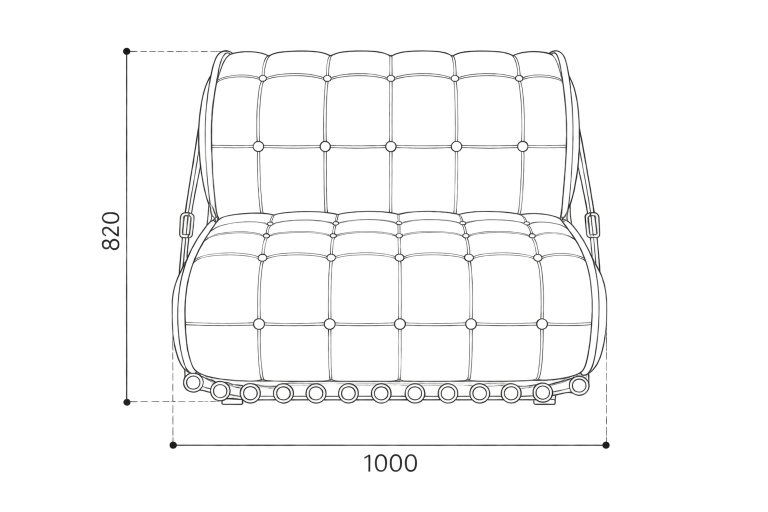
#> input picture content/products/01-bosento-sofa/drawing-01.webp, 1536 x 1024 px (shown at 1/2 size)
$ python -i import.py   (imports and definitions only)
#> lines starting #> are read from the running program, lines starting #| are printed output that depends on the picture
#> further down, picture is the input picture: PIL image 1536x1024 RGBA; mean R, G, B, A 1.9, 1.9, 1.8, 6.9
"""
One-off import of the VBamboo 2026 catalogue (exported from Canva) into the site.

    python3 scripts/catalogue/import.py /path/to/assets

Reads catalogue-data.json and images.json from the export folder, optimises the
photos into public/images/… (following Keystatic's folder convention so every
image is editable in /keystatic) and writes the content JSON in content/….

Re-running overwrites catalogue entries, so after the team has edited content
in /keystatic, don't run it again.
"""
import json
import os
import shutil
import sys

from PIL import Image, ImageChops

sys.path.insert(0, os.path.dirname(__file__))
import translations as T  # noqa: E402

ROOT = os.path.abspath(os.path.join(os.path.dirname(__file__), '..', '..'))
SRC = sys.argv[1] if len(sys.argv) > 1 else '/mnt/project-files/vbamboo-web/assets'
# [2 lines not run here, left out]
# [1 line that did not run here, left out]

PUBLIC = os.path.join(ROOT, 'public')
CONTENT = os.path.join(ROOT, 'content')


def bi(vi, en=''):
    return {'vi': vi or '', 'en': en or ''}


# ---------------------------------------------------------------- images

def trim(im, margin=0.04):
    """Crop empty space around a cut-out (transparent) or studio shot (white)."""
#> called with margin = 0.04
    if im.mode in ('RGBA', 'LA') or 'transparency' in im.info:
        box = im.convert('RGBA').getchannel('A').point(lambda a: 255 if a > 8 else 0).getbbox()
#> box = (203, 95, 1220, 944)
    else:
        rgb = im.convert('RGB')
        diff = ImageChops.difference(rgb, Image.new('RGB', rgb.size, (255, 255, 255))).convert('L')
        box = diff.point(lambda v: 255 if v > 14 else 0).getbbox()
    if not box:
        return im
    m = int(max(im.size) * margin)
#> m = 61
    l, t, r, b = box
#> l = 203; t = 95; r = 1220; b = 944
    return im.crop((max(0, l - m), max(0, t - m), min(im.width, r + m), min(im.height, b + m)))
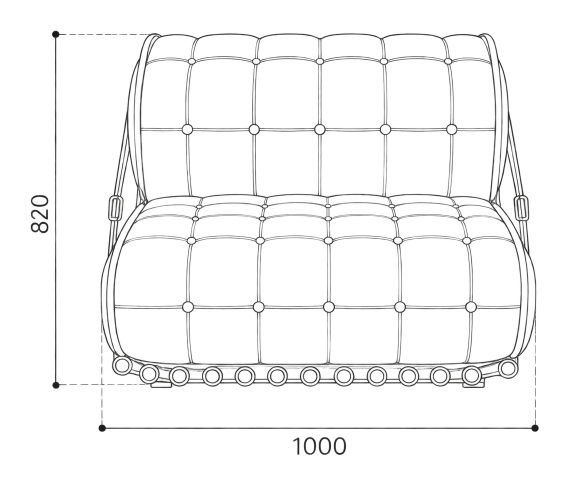
#> returned value: PIL image 1139x971 RGBA (shown at 1/2 size); mean R, G, B, A 2.7, 2.7, 2.6, 9.8; transparent parts drawn white


# [22 lines left out: functions save_image, ahash, not called in this run]


def similar(a, b):
    return sum(x != y for x, y in zip(a, b)) < 26


# [14 lines left out: functions line_brightness, files, not called in this run]


# ---------------------------------------------------------------- decisions

# The clearest whole-piece image for the product introduction.
# 'cutout' images are shown whole on ivory; 'photo' fills the frame.
SILHOUETTE = {
    'bosento-sofa': 'cutout-01.webp',
    'borsani-sofa': 'overview-studio.jpg',
    'wave-sofa': 'overview-studio.jpg',
    'embrace-sofa-a': 'overview-cutout.webp',
    'tabouret-table': 'cutout-01.webp',
    'tabouret-chair': 'cutout-01.webp',
    'nan-chair': 'cutout-01.webp',
    'gentleman-chair': 'cutout-01.webp',
    'voyager': 'overview-studio.jpg',
    'captain-chair': 'cutout-01.webp',
    'baron-chair': 'cutout-01.webp',
    'baroness-chair': 'overview-studio.jpg',
    'explorer-chair': 'cutout-01.webp',
    'verner-hammock': 'cutout-01.webp',
    'moonlight-hammock': 'cutout-01.webp',
    'xchair': 'cutout-01.webp',
    'sandy-chair': 'cutout-01.webp',
    'beach-hammock-a': 'overview-studio.jpg',
    'beach-hammock-b': 'overview-studio.jpg',
    'oasis-parasol': 'overview-cutout.webp',
    'lotus-chair': 'overview-cutout.webp',
    'a-line-lamp': 'overview-studio.jpg',  # only 512 px: ask VBamboo for a larger one
    'kink-lamp': 'overview-studio.jpg',
    # no clean studio shot at a usable size: use the architectural photo
    'tam-chair': None,
    'forest-chair': None,
    'commander-chair': None,
}

# Photos that belong to another product (catalogue layout errors).
EXCLUDE = {
    'a-line-lamp': {'hero.jpg'},  # shows the Kink lamp
}

# Not published on the live site until VBamboo confirms them.
DRAFTS = {'voyager', 'oasis-parasol'}

# Catalogue figures that contradict each other; shown on previews only, marked as sample.
DIMS_UNCONFIRMED = {'borsani-sofa', 'baroness-chair', 'sandy-chair', 'captain-chair'}

# Catalogue descriptions that belong to a different product.
SKIP_DESCRIPTION = {'explorer-chair'}

FEATURED = ['bosento-sofa', 'wave-sofa', 'gentleman-chair', 'captain-chair', 'verner-hammock', 'kink-lamp']

VIEW = {
    'front': ('Mặt đứng chính', 'Front elevation'),
    'side': ('Mặt đứng bên', 'Side elevation'),
    'rear': ('Mặt sau', 'Rear elevation'),
    'plan': ('Mặt bằng', 'Top plan'),
    'all': ('Các hình chiếu', 'Elevations and plan'),
}
VIEW_ORDER = ['front', 'side', 'rear', 'plan', 'all']
DRAWINGS = {
    'a-line-lamp': ['all'],
    'baron-chair': ['all'],
    'beach-hammock-b': ['plan', 'front', 'side'],
    'bosento-sofa': ['front'],
    'embrace-sofa-a': ['plan', 'front', 'side'],
    'explorer-chair': ['front', 'side', 'plan'],
    'gentleman-chair': ['front', 'side'],
    'kink-lamp': ['side', 'front', 'rear'],
    'moonlight-hammock': ['side', 'front', 'rear'],
    'tabouret-chair': ['plan', 'front'],
    'tabouret-table': ['side', 'front'],
    'verner-hammock': ['all'],
    'wave-sofa': ['plan', 'front', 'side'],
    'xchair': ['front'],
}

SWATCH_NAMES = {
    'leather-brown': ('Đai da nâu', 'Brown leather strap'),
    'leather-cognac': ('Da nâu cognac', 'Cognac leather'),
    'bamboo': ('Tre', 'Bamboo'),
    'brass-fitting': ('Phụ kiện đồng thau', 'Brass fitting'),
    'leather-strap': ('Đai da khâu tay', 'Hand-stitched leather strap'),
}

COLLECTION_IMAGES = {
    'sofa': dict(
        hero='products/wave-sofa/hero.jpg',
        setting='products/borsani-sofa/room-01.jpg',
        textures=[
            ('products/bosento-sofa/detail-01.jpg', 'Đai da và khóa kim loại', 'Leather strap and metal buckle'),
            ('products/wave-sofa/detail-01.jpg', 'Mây đan chữ X trên nan tre', 'Rattan crossed over bamboo strips'),
            ('products/borsani-sofa/detail-01.jpg', 'Nhịp thanh tre và đai nâu', 'Bamboo slats and a brown strap'),
        ],
    ),
    'slender-lines': dict(
        hero='collections/slender-lines/collection-lifestyle.jpg',
        setting='products/nan-chair/room-01.jpg',
        textures=[
            ('products/tabouret-chair/room-02.jpg', 'Nan song song chuyển cong từ lưng xuống mặt ngồi', 'Parallel strips curving from back to seat'),
            ('products/tabouret-table/detail-01.jpg', 'Mặt bàn trên chân kim loại mảnh', 'A table top on slender metal legs'),
            ('products/tabouret-chair/studio-01.jpg', 'Dáng nghiêng của ghế Tabouret', 'The Tabouret chair in profile'),
        ],
    ),
    'the-nobility': dict(
        hero='products/gentleman-chair/hero.jpg',
        setting='products/gentleman-chair/room-02.jpg',
        textures=[
            ('products/gentleman-chair/detail-02.jpg', 'Da cognac và khóa đồng', 'Cognac leather and brass buckles'),
            ('products/captain-chair/detail-01.jpg', 'Da nâu trên khung tre sẫm', 'Brown leather on a dark bamboo frame'),
            ('products/baron-chair/detail-02.jpg', 'Đường may trên da đen', 'Stitching on black leather'),
        ],
    ),
    'the-sands': dict(
        hero='products/verner-hammock/room-03.jpg',
        setting='products/beach-hammock-b/room-03.jpg',
        textures=[
            ('products/verner-hammock/detail-01.jpg', 'Nút buộc trên đỉnh khung tre', 'The knot at the top of the bamboo frame'),
            ('products/sandy-chair/detail-01.jpg', 'Khớp tre và vải màu cát', 'Bamboo joint and sand-coloured fabric'),
            ('products/beach-hammock-b/detail-02.jpg', 'Đai da nâu trên khung tre mật ong', 'Brown leather strap on honey bamboo'),
        ],
    ),
    'the-light': dict(
        hero='products/kink-lamp/hero.jpg',
        setting='products/a-line-lamp/hero.jpg',
        textures=[
            ('products/a-line-lamp/detail-02.jpg', 'Đầu đèn tre hình trụ', 'The cylindrical bamboo head'),
            ('products/a-line-lamp/detail-01.jpg', 'Đế kim loại đen mờ', 'Matte black metal base'),
            ('products/kink-lamp/studio-02.jpg', 'Khung kim loại gấp khúc', 'The folded metal frame'),
        ],
    ),
}


# ---------------------------------------------------------------- products

# [265 lines left out: functions split_line, product_entry, collection_entry, pages, write, main, not called in this run]


# [2 lines not run here, left out]

>>> from PIL import Image
>>> picture = Image.open('../../content/products/01-bosento-sofa/drawing-01.webp')
>>> result = trim(picture)

$ run again, on content/products/03-wave-sofa/drawing-01.webp
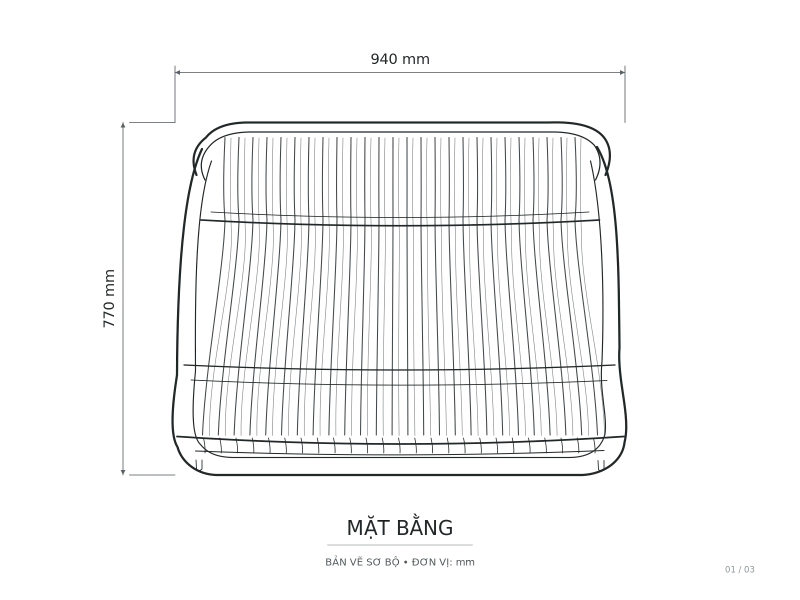
#> input picture content/products/03-wave-sofa/drawing-01.webp, 1600 x 1200 px (shown at 1/2 size)
#> picture is the input picture: PIL image 1600x1200 RGBA; mean R, G, B, A 10.5, 11.3, 11.8, 10.7
#> box = (207, 107, 1509, 1147)
#> l = 207; t = 107; r = 1509; b = 1147
#> in trim, `return im.crop((max(0, l - m), max(0, t - m), min(im.width, r + m), mi..`:
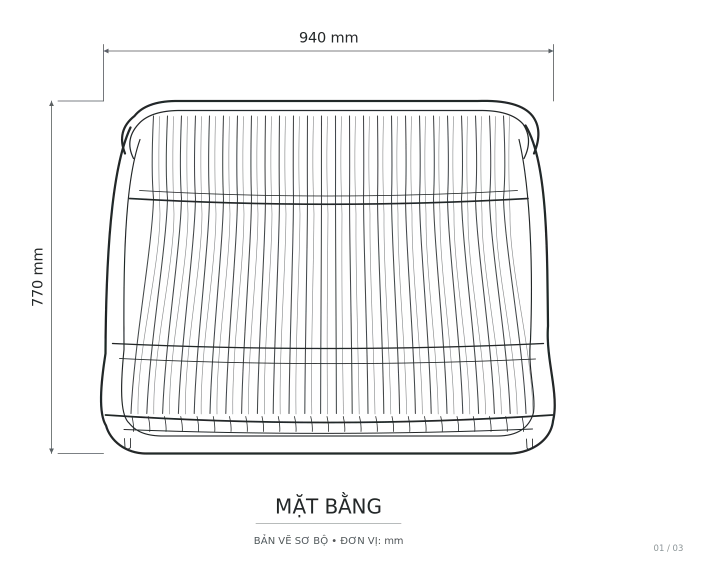
#> returned value: PIL image 1430x1157 RGBA (shown at 1/2 size); mean R, G, B, A 12.1, 13.1, 13.7, 12.4; transparent parts drawn white
